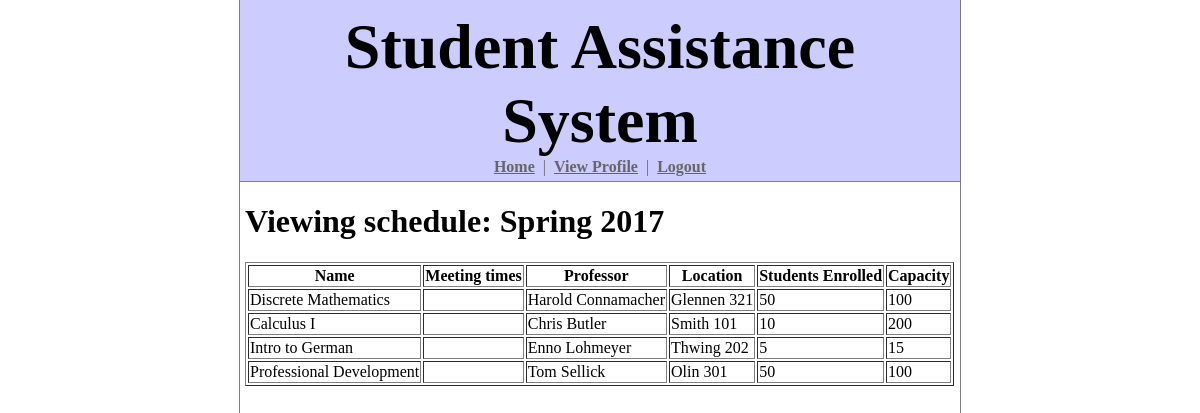
Before: / (signed in) with the older database file.
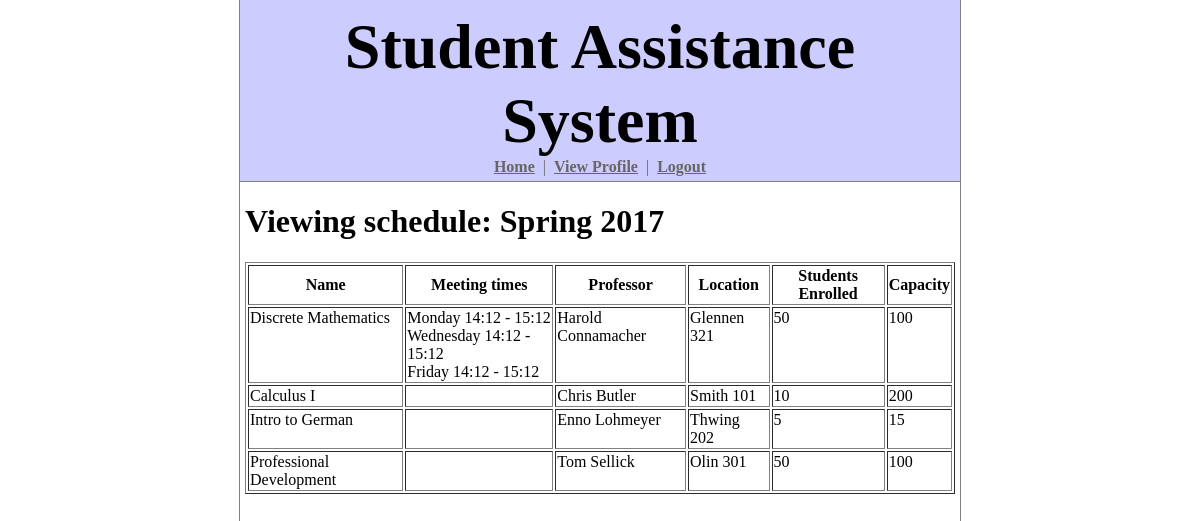
After: the same page with the newer database file.
### student_assistance_system/models.py (models this page shows, shortened)
class Schedule(models.Model):
    name = models.CharField(max_length=50)
    sections = models.ManyToManyField(Section)
    user = models.ForeignKey(Profile)
    updated = models.DateTimeField(auto_now=True)

class Section(models.Model):
    course = models.ForeignKey(Course)
    capacity = models.IntegerField()
    enrolled = models.IntegerField()
    meeting_times = models.ManyToManyField(MeetingTime)
    professor = models.CharField(max_length=30)
    location = models.CharField(max_length=30)

class Course(models.Model):
    name = models.CharField(max_length=50)
    description = models.CharField(max_length=5000)
    course_number = models.CharField(max_length=3)
    department = models.ForeignKey(Department)
    credit_hours = models.IntegerField()
    prereqs = models.ManyToManyField('self', symmetrical=False)
    also_offered_as = models.ManyToManyField('self')

class MeetingTime(models.Model):
    day = models.IntegerField()
    start_time = models.TimeField()
    end_time = models.TimeField()
    def __unicode__(self):
        return ' '.join((calendar.day_name[self.day],
                         self.start_time.strftime('%H:%M'),
                         '-',
                         self.end_time.strftime('%H:%M')))

### student_assistance_system/views.py (the view)
# urls.py: url(r'^$', views.index, name='index'),
@login_required
def index(request):
    schedules = request.user.profile.schedule_set.all()
    most_recently_updated_schedule = max(schedules, key=lambda s: s.updated) if schedules else None
    return render(request, 'student_assistance_system/index.html', dict(schedule=most_recently_updated_schedule))

### student_assistance_system/templatetags/sas_tags.py (called while the page is built)
@register.inclusion_tag('student_assistance_system/fragments/schedule_view.html')
def schedule_view(schedule):
    return dict(schedule=schedule)

### student_assistance_system/templates/student_assistance_system/index.html (shortened to what this page needs)
{% extends "student_assistance_system/base_site.html" %}
{% load sas_tags %}
{% block content %}
{% if schedule %}
    {% schedule_view schedule %}
{% else %}
    <h1>You have not created any schedules.</h1>
{% endif %}
{% endblock %}

### student_assistance_system/templates/student_assistance_system/base_site.html (shortened to what this page needs)
{% load static %}
<!DOCTYPE html>
<html lang="en">
<head>
    <link rel="stylesheet" href="{% static 'student_assistance_system/style.css' %}" />
</head>
<body>
    <div id="page">
        <div id="top">
            {% block top %}
            <h1>Student Assistance System</h1>
            <p>
                <a href="{% url 'student_assistance_system:index' %}">Home</a>&nbsp;&nbsp;|&nbsp;&nbsp;<a
                href="{% url 'student_assistance_system:profile' %}">View Profile</a>&nbsp;&nbsp;|&nbsp;&nbsp;<a
                href="{% url 'student_assistance_system:logout' %}">Logout</a>
            </p>
            {% endblock %}
        </div><div id="content">
            {% block content %}{% endblock %}
        </div>
    </div>
</body>
</html>

### student_assistance_system/templates/student_assistance_system/fragments/schedule_view.html
<h1>Viewing schedule: {{ schedule.name }}</h1>
<table border="1">
    <tr>
        <th>Name</th>
        <th>Meeting times</th>
        <th>Professor</th>
        <th>Location</th>
        <th>Students Enrolled</th>
        <th>Capacity</th>
    </tr>
    {% for section in schedule.sections.all %}
    <tr>
        <td valign="top">{{ section.course.name }}</td>
        <td valign="top">
            {% for m in section.meeting_times.all %}
                {{m}} <br>
            {% endfor %}
        </td>
        <td valign="top">{{ section.professor }}</td>
        <td valign="top">{{ section.location }}</td>
        <td valign="top">{{ section.enrolled }}</td>
        <td valign="top">{{ section.capacity }}</td>
    </tr>
    {% endfor %}
</table>

### student_assistance_system/static/student_assistance_system/style.css (style rules this page uses)
html, body { height: 100%; margin: 0px; }
#page { margin: auto; width: 60%; height: 100%; border-left: 1px solid gray; border-right: 1px solid gray; }
#top { text-align: center; background: #CCCCFF; padding: 5px 5px 0px 5px; border-bottom: 1px solid gray; }
#top h1 { margin: 5px 0px 0px 0px; font-size: 4em; }
#top p { margin: 0px 0px 5px 0px; color: #666666; }
#top p a { color: #666666; font-weight: bold; }
#content { padding: 0px 5px; }

Changed rows visible on the page:
added MeetingTime: day+start_time+end_time "Monday 14:12 - 15:12", shown under Section "Harold Connamacher"
added MeetingTime: day+start_time+end_time "Wednesday 14:12 - 15:12", shown under Section "Harold Connamacher"
added MeetingTime: day+start_time+end_time "Friday 14:12 - 15:12", shown under Section "Harold Connamacher"
